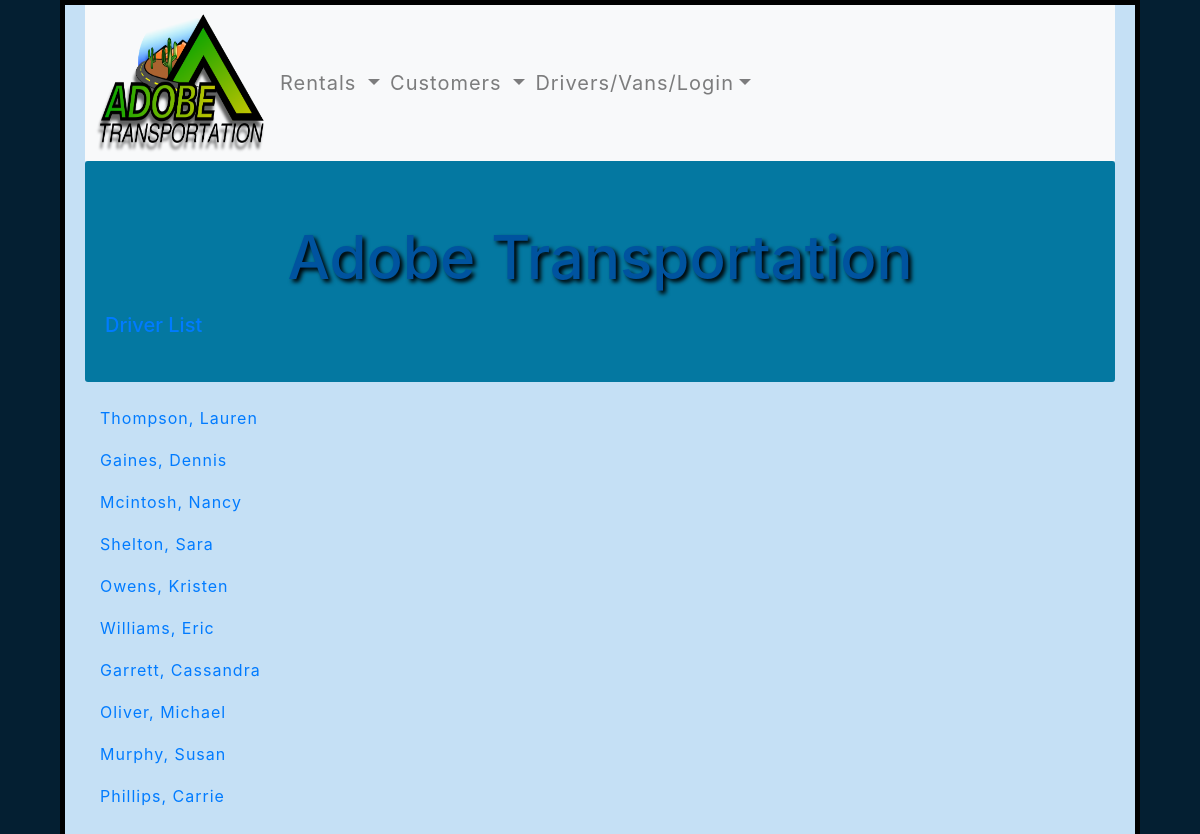
Page /driver_list/ (signed in) on the committed database.
### flagstone/models.py (models this page shows, shortened)
class AdobeDriver(models.Model):
	first_name = models.CharField(max_length=32)
	last_name = models.CharField(max_length=32)
	phone = models.CharField(max_length=32, blank=True)
	email = models.EmailField(blank=True)
	street = models.CharField(max_length=56, blank=True)
	city = models.CharField(max_length=56, blank=True)
	state = models.CharField(max_length=56, blank=True)
	z_code = models.CharField(max_length=16, blank=True)
	d_lic_num = models.CharField(max_length=56, blank=True)
	d_lic_exp = models.CharField(max_length=56, blank=True)
	d_dob = models.CharField(max_length=56, blank=True)
	date_of_hire = models.DateField(blank=True)
	notes = models.TextField(blank=True)

### flagstone/views.py (the view)
# urls.py: path('driver_list/', views.AdobeDriverListView.as_view(), name='adobedriver_list'),
class AdobeDriverListView(ListView):
	model = models.AdobeDriver

### flagstone/templates/flagstone/adobedriver_list.html (shortened to what this page needs)
{% extends 'flagstone/base.html' %}
{% block body_content %}
<div class="jumbotron">
  <h1><b>Adobe Transportation</b></h1>
  <h2 class="text-primary">Driver List</h2>
</div>
  <div class="container">
    {% for info in adobedriver_list %}
      <p><a href="{{info.id}}">{{ info.last_name }}, {{ info.first_name }}</a></p>
    {% endfor %}
  </div>
{% endblock %}

### flagstone/static/css/style.css (style rules this page uses)
html { font-size: 10px; font-family: "Open Sans", sans-serif; background-color: #041F32; }
body { width: 90%; margin: 0 auto; background-color: #c5e0f5; padding: 0 20px 20px 20px; border: 5px solid black; }
h1 { font-size: 60px; text-align: center; margin: 0 auto; padding: 20px 0; color: #00539F; text-shadow: 3px 3px 4px black; }
p, li { font-size: 16px; line-height: 2; letter-spacing: 1px; color: #047OA1; }
.jumbotron { background-color: #0478a1; }

### rows in the picture
AdobeDriver: last_name "Thompson", first_name "Lauren"
AdobeDriver: last_name "Gaines", first_name "Dennis"
AdobeDriver: last_name "Mcintosh", first_name "Nancy"
AdobeDriver: last_name "Shelton", first_name "Sara"
AdobeDriver: last_name "Owens", first_name "Kristen"
AdobeDriver: last_name "Williams", first_name "Eric"
AdobeDriver: last_name "Garrett", first_name "Cassandra"
AdobeDriver: last_name "Oliver", first_name "Michael"
AdobeDriver: last_name "Murphy", first_name "Susan"
AdobeDriver: last_name "Phillips", first_name "Carrie"
